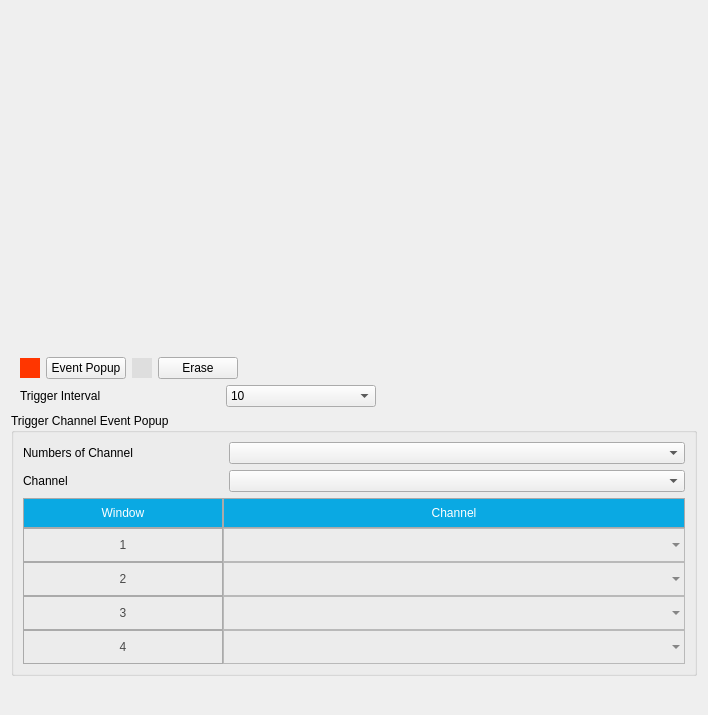
<?xml version="1.0" encoding="UTF-8"?>
<ui version="4.0">
 <class>ActionPageEventPopup</class>
 <widget class="QWidget" name="ActionPageEventPopup">
  <property name="geometry">
   <rect>
    <x>0</x>
    <y>0</y>
    <width>708</width>
    <height>715</height>
   </rect>
  </property>
  <property name="windowTitle">
   <string>Form</string>
  </property>
  <layout class="QVBoxLayout" name="verticalLayout">
   <item>
    <widget class="MsScheduleWidget" name="scheduleWidget" native="true">
     <property name="sizePolicy">
      <sizepolicy hsizetype="Preferred" vsizetype="Expanding">
       <horstretch>0</horstretch>
       <verstretch>0</verstretch>
      </sizepolicy>
     </property>
     <property name="minimumSize">
      <size>
       <width>0</width>
       <height>340</height>
      </size>
     </property>
     <property name="maximumSize">
      <size>
       <width>16777215</width>
       <height>340</height>
      </size>
     </property>
    </widget>
   </item>
   <item>
    <layout class="QHBoxLayout" name="horizontalLayout_10">
     <property name="leftMargin">
      <number>9</number>
     </property>
     <property name="rightMargin">
      <number>9</number>
     </property>
     <item>
      <widget class="ColorLabel" name="labelEventPopup">
       <property name="minimumSize">
        <size>
         <width>20</width>
         <height>0</height>
        </size>
       </property>
       <property name="maximumSize">
        <size>
         <width>20</width>
         <height>20</height>
        </size>
       </property>
       <property name="styleSheet">
        <string notr="true">background-color: #FF3600;</string>
       </property>
       <property name="text">
        <string/>
       </property>
      </widget>
     </item>
     <item>
      <widget class="MyPushButton" name="pushButtonEventPopup">
       <property name="text">
        <string>Event Popup</string>
       </property>
       <property name="checkable">
        <bool>true</bool>
       </property>
      </widget>
     </item>
     <item>
      <widget class="ColorLabel" name="labelErase">
       <property name="minimumSize">
        <size>
         <width>20</width>
         <height>0</height>
        </size>
       </property>
       <property name="maximumSize">
        <size>
         <width>20</width>
         <height>20</height>
        </size>
       </property>
       <property name="styleSheet">
        <string notr="true">background-color: #DEDEDE;</string>
       </property>
       <property name="text">
        <string/>
       </property>
      </widget>
     </item>
     <item>
      <widget class="MyPushButton" name="pushButtonErase">
       <property name="text">
        <string>Erase</string>
       </property>
       <property name="checkable">
        <bool>true</bool>
       </property>
      </widget>
     </item>
     <item>
      <spacer name="horizontalSpacer_8">
       <property name="orientation">
        <enum>Qt::Horizontal</enum>
       </property>
       <property name="sizeHint" stdset="0">
        <size>
         <width>40</width>
         <height>20</height>
        </size>
       </property>
      </spacer>
     </item>
    </layout>
   </item>
   <item>
    <layout class="QHBoxLayout" name="horizontalLayout_15">
     <property name="leftMargin">
      <number>9</number>
     </property>
     <property name="topMargin">
      <number>0</number>
     </property>
     <property name="rightMargin">
      <number>9</number>
     </property>
     <item>
      <widget class="QLabel" name="labelTriggerInterval">
       <property name="minimumSize">
        <size>
         <width>200</width>
         <height>0</height>
        </size>
       </property>
       <property name="text">
        <string>Trigger Interval</string>
       </property>
      </widget>
     </item>
     <item>
      <widget class="ComboBox" name="comboBoxTriggerInterval">
       <property name="minimumSize">
        <size>
         <width>150</width>
         <height>0</height>
        </size>
       </property>
       <item>
        <property name="text">
         <string>10</string>
        </property>
       </item>
       <item>
        <property name="text">
         <string>20</string>
        </property>
       </item>
       <item>
        <property name="text">
         <string>40</string>
        </property>
       </item>
       <item>
        <property name="text">
         <string>60</string>
        </property>
       </item>
       <item>
        <property name="text">
         <string>100</string>
        </property>
       </item>
      </widget>
     </item>
     <item>
      <spacer name="horizontalSpacer_13">
       <property name="orientation">
        <enum>Qt::Horizontal</enum>
       </property>
       <property name="sizeHint" stdset="0">
        <size>
         <width>40</width>
         <height>20</height>
        </size>
       </property>
      </spacer>
     </item>
    </layout>
   </item>
   <item>
    <widget class="QGroupBox" name="groupBoxTriggerChannelEventPopup">
     <property name="title">
      <string>Trigger Channel Event Popup</string>
     </property>
     <property name="flat">
      <bool>true</bool>
     </property>
     <layout class="QVBoxLayout" name="verticalLayout_11">
      <item>
       <layout class="QGridLayout" name="gridLayout_6">
        <item row="0" column="0">
         <widget class="QLabel" name="labelNumbersOfChannel">
          <property name="enabled">
           <bool>true</bool>
          </property>
          <property name="minimumSize">
           <size>
            <width>200</width>
            <height>0</height>
           </size>
          </property>
          <property name="text">
           <string>Numbers of Channel</string>
          </property>
         </widget>
        </item>
        <item row="0" column="1">
         <widget class="ComboBox" name="comboBoxNumbersOfChannel">
          <property name="sizePolicy">
           <sizepolicy hsizetype="Expanding" vsizetype="Fixed">
            <horstretch>0</horstretch>
            <verstretch>0</verstretch>
           </sizepolicy>
          </property>
         </widget>
        </item>
        <item row="1" column="0">
         <widget class="QLabel" name="labelChannel">
          <property name="enabled">
           <bool>true</bool>
          </property>
          <property name="text">
           <string>Channel</string>
          </property>
         </widget>
        </item>
        <item row="1" column="1">
         <widget class="ComboBox" name="comboBoxChannel"/>
        </item>
       </layout>
      </item>
      <item>
       <widget class="QWidget" name="widgetMultiChannel" native="true">
        <property name="sizePolicy">
         <sizepolicy hsizetype="Preferred" vsizetype="Expanding">
          <horstretch>0</horstretch>
          <verstretch>0</verstretch>
         </sizepolicy>
        </property>
        <layout class="QGridLayout" name="gridLayout_7">
         <property name="sizeConstraint">
          <enum>QLayout::SetNoConstraint</enum>
         </property>
         <property name="leftMargin">
          <number>0</number>
         </property>
         <property name="topMargin">
          <number>0</number>
         </property>
         <property name="rightMargin">
          <number>0</number>
         </property>
         <property name="bottomMargin">
          <number>0</number>
         </property>
         <property name="spacing">
          <number>0</number>
         </property>
         <item row="1" column="1">
          <widget class="ComboBox" name="comboBoxChannel1">
           <property name="styleSheet">
            <string notr="true">QComboBox
{
	min-height: 32px;
    border: 1px solid #B9B9B9;
    color: #4A4A4A;
    background-color: transparent;
    padding-left: 20px;
}</string>
           </property>
          </widget>
         </item>
         <item row="0" column="1">
          <widget class="QLabel" name="labelHeaderChannel">
           <property name="enabled">
            <bool>true</bool>
           </property>
           <property name="sizePolicy">
            <sizepolicy hsizetype="Expanding" vsizetype="Preferred">
             <horstretch>0</horstretch>
             <verstretch>0</verstretch>
            </sizepolicy>
           </property>
           <property name="minimumSize">
            <size>
             <width>0</width>
             <height>30</height>
            </size>
           </property>
           <property name="styleSheet">
            <string notr="true">QLabel
{
    background-color: #0AA9E3;
    color: #FFFFFF;
	border: 1px solid #aaaaaa;
    padding-left: 15px;
    padding-right: 15px;
}</string>
           </property>
           <property name="text">
            <string>Channel</string>
           </property>
           <property name="alignment">
            <set>Qt::AlignCenter</set>
           </property>
          </widget>
         </item>
         <item row="3" column="0">
          <widget class="QLabel" name="labelChannel3">
           <property name="enabled">
            <bool>true</bool>
           </property>
           <property name="styleSheet">
            <string notr="true">QLabel
{
    background-color: transparent;
    color: #4A4A4A;
	border: 1px solid #aaaaaa;
    padding-left: 15px;
    padding-right: 15px;
}</string>
           </property>
           <property name="text">
            <string>3</string>
           </property>
           <property name="alignment">
            <set>Qt::AlignCenter</set>
           </property>
          </widget>
         </item>
         <item row="0" column="0">
          <widget class="QLabel" name="labelHeaderWindow">
           <property name="enabled">
            <bool>true</bool>
           </property>
           <property name="minimumSize">
            <size>
             <width>200</width>
             <height>30</height>
            </size>
           </property>
           <property name="styleSheet">
            <string notr="true">QLabel
{
    background-color: #0AA9E3;
    color: #FFFFFF;
	border: 1px solid #aaaaaa;
    padding-left: 15px;
    padding-right: 15px;
}</string>
           </property>
           <property name="text">
            <string>Window</string>
           </property>
           <property name="alignment">
            <set>Qt::AlignCenter</set>
           </property>
          </widget>
         </item>
         <item row="2" column="1">
          <widget class="ComboBox" name="comboBoxChannel2">
           <property name="styleSheet">
            <string notr="true">QComboBox
{
	min-height: 32px;
    border: 1px solid #B9B9B9;
    color: #4A4A4A;
    background-color: transparent;
    padding-left: 20px;
}</string>
           </property>
          </widget>
         </item>
         <item row="1" column="0">
          <widget class="QLabel" name="labelChannel1">
           <property name="enabled">
            <bool>true</bool>
           </property>
           <property name="styleSheet">
            <string notr="true">QLabel
{
    background-color: transparent;
    color: #4A4A4A;
	border: 1px solid #aaaaaa;
    padding-left: 15px;
    padding-right: 15px;
}</string>
           </property>
           <property name="text">
            <string>1</string>
           </property>
           <property name="alignment">
            <set>Qt::AlignCenter</set>
           </property>
          </widget>
         </item>
         <item row="4" column="0">
          <widget class="QLabel" name="labelChannel4">
           <property name="enabled">
            <bool>true</bool>
           </property>
           <property name="styleSheet">
            <string notr="true">QLabel
{
    background-color: transparent;
    color: #4A4A4A;
	border: 1px solid #aaaaaa;
    padding-left: 15px;
    padding-right: 15px;
}</string>
           </property>
           <property name="text">
            <string>4</string>
           </property>
           <property name="alignment">
            <set>Qt::AlignCenter</set>
           </property>
          </widget>
         </item>
         <item row="4" column="1">
          <widget class="ComboBox" name="comboBoxChannel4">
           <property name="styleSheet">
            <string notr="true">QComboBox
{
	min-height: 32px;
    border: 1px solid #B9B9B9;
    color: #4A4A4A;
    background-color: transparent;
    padding-left: 20px;
}</string>
           </property>
          </widget>
         </item>
         <item row="3" column="1">
          <widget class="ComboBox" name="comboBoxChannel3">
           <property name="styleSheet">
            <string notr="true">QComboBox
{
	min-height: 32px;
    border: 1px solid #B9B9B9;
    color: #4A4A4A;
    background-color: transparent;
    padding-left: 20px;
}</string>
           </property>
          </widget>
         </item>
         <item row="2" column="0">
          <widget class="QLabel" name="labelChannel2">
           <property name="enabled">
            <bool>true</bool>
           </property>
           <property name="styleSheet">
            <string notr="true">QLabel
{
    background-color: transparent;
    color: #4A4A4A;
	border: 1px solid #aaaaaa;
    padding-left: 15px;
    padding-right: 15px;
}</string>
           </property>
           <property name="text">
            <string>2</string>
           </property>
           <property name="alignment">
            <set>Qt::AlignCenter</set>
           </property>
          </widget>
         </item>
        </layout>
       </widget>
      </item>
     </layout>
    </widget>
   </item>
   <item>
    <spacer name="verticalSpacer">
     <property name="orientation">
      <enum>Qt::Vertical</enum>
     </property>
     <property name="sizeHint" stdset="0">
      <size>
       <width>20</width>
       <height>10</height>
      </size>
     </property>
    </spacer>
   </item>
  </layout>
 </widget>
 <customwidgets>
  <customwidget>
   <class>MyPushButton</class>
   <extends>QPushButton</extends>
   <header>mypushbutton.h</header>
  </customwidget>
  <customwidget>
   <class>ComboBox</class>
   <extends>QComboBox</extends>
   <header>combobox.h</header>
  </customwidget>
  <customwidget>
   <class>MsScheduleWidget</class>
   <extends>QWidget</extends>
   <header>msschedulewidget.h</header>
   <container>1</container>
  </customwidget>
  <customwidget>
   <class>ColorLabel</class>
   <extends>QLabel</extends>
   <header>colorlabel.h</header>
  </customwidget>
 </customwidgets>
 <resources/>
 <connections/>
</ui>
